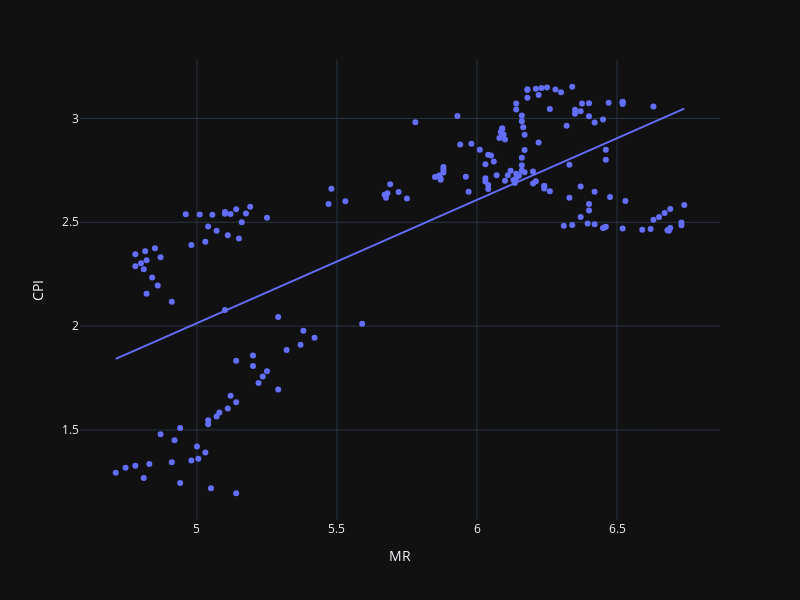

The notebook cell this image was saved under:
### Code cell
fig = px.scatter(df, x="MR", y="CPI", trendline='ols', width=800, height=600)
fig

### Figure 1 — Plotly figure (JSON) as saved in the notebook; plotly's stock layout.template omitted (floating-point values rounded to 4 significant figures; data arrays with more than 128 entries replaced by an {"elided": "..."} marker saying what was removed)
{"data": [{"hovertemplate": "MR=%{x}<br>CPI=%{y}<extra></extra>", "legendgroup": "", "marker": {"color": "#636efa", "symbol": "circle"}, "mode": "markers", "name": "", "orientation": "v", "showlegend": false, "type": "scatter", "x": {"elided": "188 float values"}, "xaxis": "x", "y": {"elided": "188 float values"}, "yaxis": "y"}, {"hovertemplate": "<b>OLS trendline</b><br>CPI = 0.593178 * MR + -0.951208<br>R<sup>2</sup>=0.508405<br><br>MR=%{x}<br>CPI=%{y} <b>(trend)</b><extra></extra>", "legendgroup": "", "marker": {"color": "#636efa", "symbol": "circle"}, "mode": "lines", "name": "", "showlegend": false, "type": "scatter", "x": {"elided": "188 float values"}, "xaxis": "x", "y": {"elided": "188 float values"}, "yaxis": "y"}], "layout": {"height": 600, "legend": {"tracegroupgap": 0}, "margin": {"t": 60}, "width": 800, "xaxis": {"anchor": "y", "domain": [0, 1], "title": {"text": "MR"}}, "yaxis": {"anchor": "x", "domain": [0, 1], "title": {"text": "CPI"}}}}
